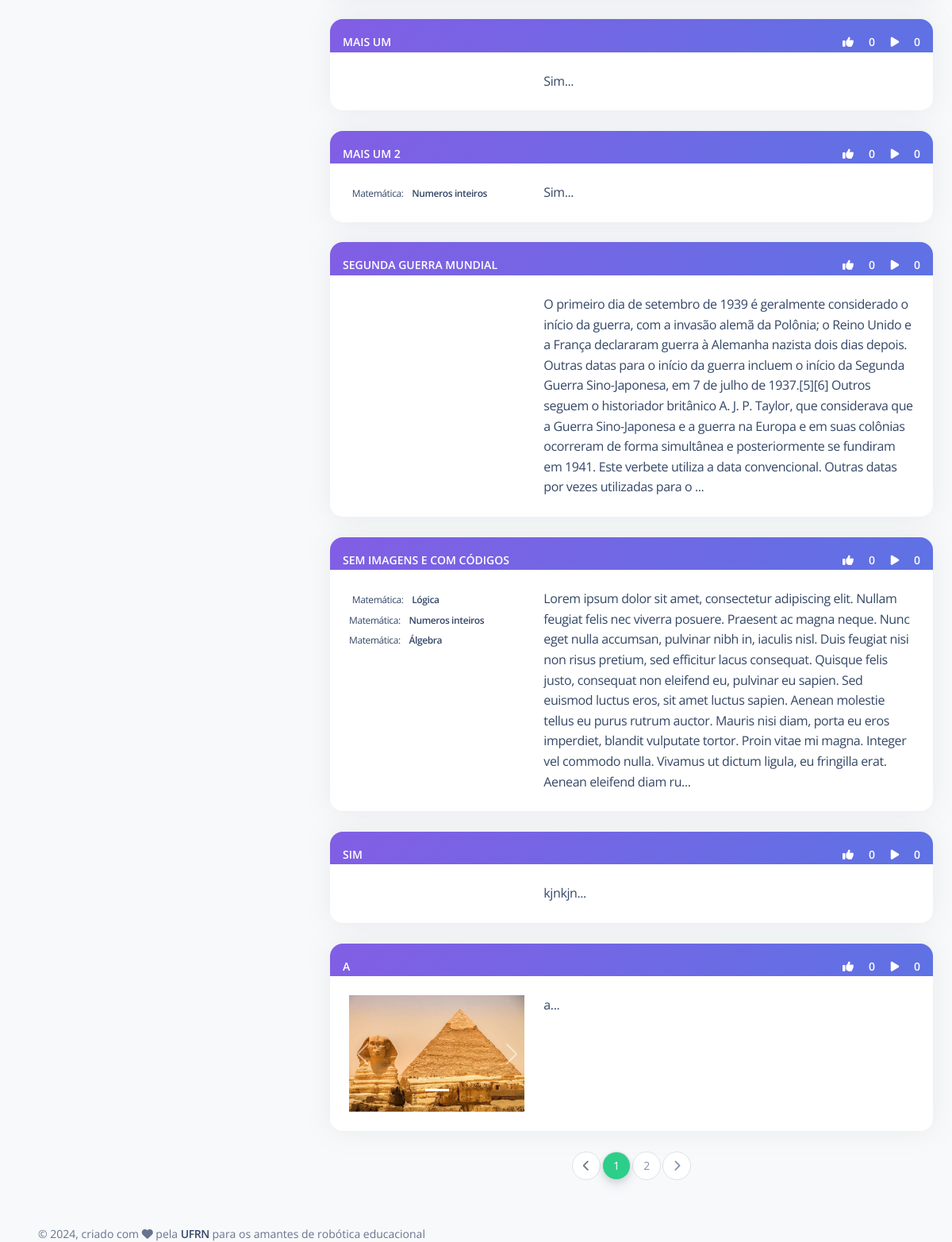
/usuario/planos_aula/5 (signed in, lower part), run on an earlier commit of the app's database.
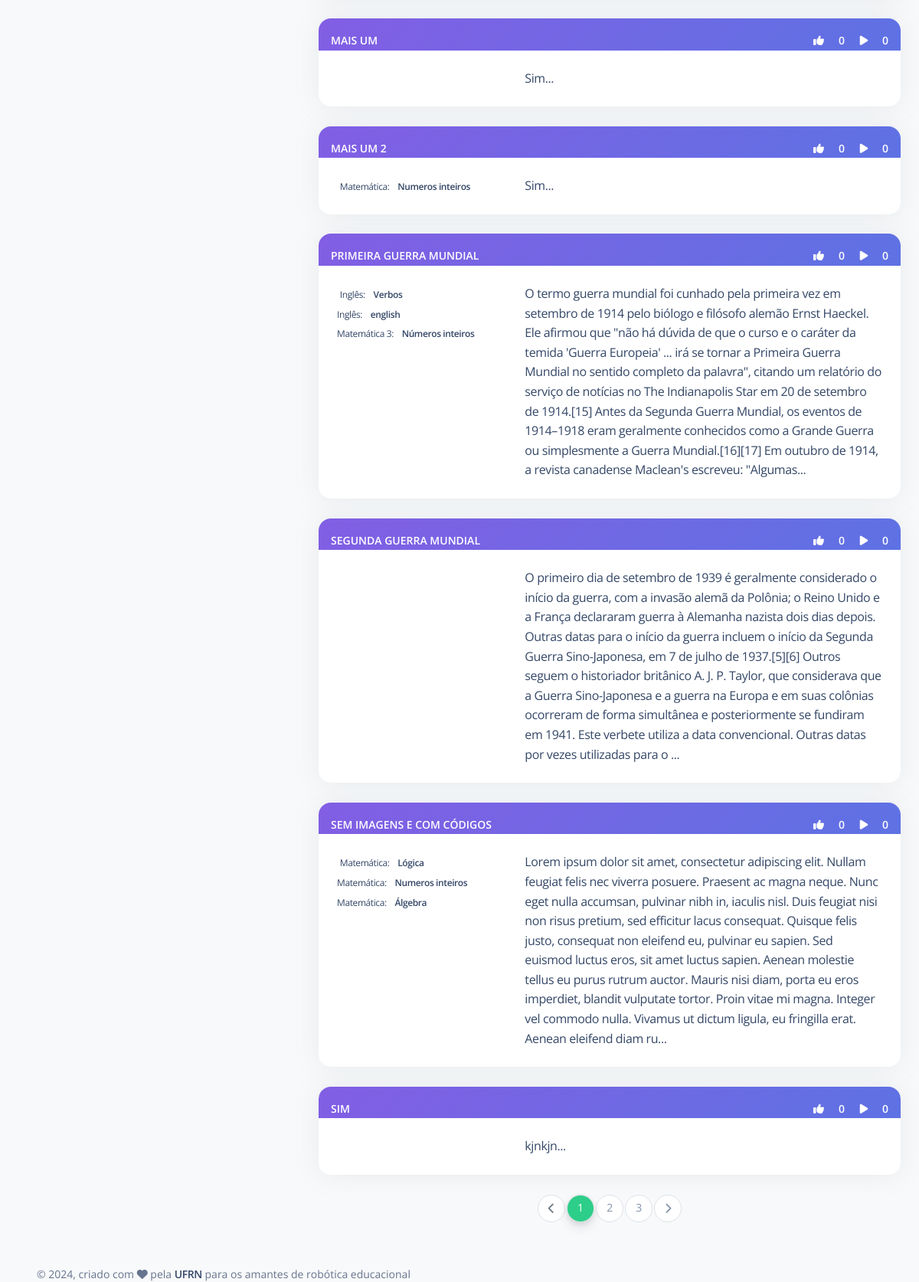
And on a later commit of the database.
### PlanoAula/models.py (models this page shows, shortened)
class PlanoAula(models.Model):
    criador = models.ForeignKey(Usuario, on_delete=models.RESTRICT,null=True, verbose_name="Responsável")
    data_criacao = models.DateTimeField(default=timezone.now, verbose_name="Data de criação")
    titulo = models.CharField(max_length=200, verbose_name="Título")
    contextualizacao = models.TextField(verbose_name="Contextualização")
    descricao_atividade = models.TextField(verbose_name="Descrição da atividade")
    avaliacao = models.TextField(verbose_name="Critérios de avaliação", blank=True, null=True)
    conteudos = models.ManyToManyField(Conteudo, related_name="planos_de_aula", verbose_name="Conteúdos")
    robo_equipamento = models.CharField(max_length=200, blank=True, null=True, verbose_name="Equipamento")
    robo_descricao = models.TextField(blank=True, null=True, verbose_name="Descrição do robô")
    robo_link = models.TextField(verbose_name="Links", blank=True, null=True)
    prog_linguagem = models.CharField(max_length=200, blank=True, null=True, verbose_name="Linguagem de programação")
    prog_descricao = models.TextField(blank=True, null=True, verbose_name="Descrição da programação")
    prog_link = models.TextField(verbose_name="Links", blank=True, null=True)
    prog_codigos = models.FileField(upload_to=diretorio_plano_aula, blank=True, null=True, verbose_name="Códigos")
    robo_pdf = models.FileField(upload_to=diretorio_plano_aula, blank=True, null=True, verbose_name="Manual de montagem do robô")
    class Meta:
        ordering = ['titulo']
        verbose_name = "Plano de aula"
        verbose_name_plural = "Planos de aula"

### Disciplina/models.py (models this page shows)
class Conteudo(models.Model):
    nome = models.CharField(max_length=200, verbose_name="Nome")
    disciplina = models.ForeignKey(Disciplina, on_delete=models.RESTRICT, related_name="conteudos", verbose_name="Disciplina")
    status = models.CharField(max_length=7, choices=STATUS, default='Ativo')
    def __str__(self):
        return self.nome
    class Meta:
        ordering = ['disciplina', 'nome']
        verbose_name = "Conteúdo"
        verbose_name_plural = "Conteúdos"

class Disciplina(models.Model):
    nome = models.CharField(max_length=200, verbose_name="Nome")
    status = models.CharField(max_length=7, choices=STATUS, default='Ativo')
    def __str__(self):
        return self.nome
    class Meta:
        ordering = ['nome']
        verbose_name = "Disciplina"
        verbose_name_plural = "Disciplinas"

### Usuario/views.py (the view)
# urls.py: path('planos_aula/<int:pk>', views.ler_informacoes_plano_aula, name="informacoes_plano_aula"),
@login_required
def ler_informacoes_plano_aula(request, pk):
    usuario = Usuario.objects.get(pk=pk)
    planos_aula_filtrado = filter_plano_aula.PlanoAulaFiltro(request.GET, queryset=PlanoAula.objects.filter(criador=usuario))
    lista_planos_aula = planos_aula_filtrado.qs
    form_filtro_plano_aula = planos_aula_filtrado.form
    paginator_plano_aula = Paginator(lista_planos_aula, 10)
    page_number_plano_aula = request.GET.get("page")
    try:
        page_obj_plano_aula = paginator_plano_aula.page(page_number_plano_aula)
    except PageNotAnInteger:
        page_obj_plano_aula = paginator_plano_aula.page(1)
    except EmptyPage:
        page_obj_plano_aula = paginator_plano_aula.page(paginator_plano_aula.num_pages)
    informacoes = {
        'usuario': usuario,
        'form_filtro_plano_aula': form_filtro_plano_aula,
        'page_obj_plano_aula': page_obj_plano_aula,
    }
    return render(request, "Usuario/informacoes_plano_aula.html", informacoes)

### PlanoAula/templatetags/attribute_tags.py (called while the page is built)
@register.filter
def encontrar_usuario_lista(qs, usuario):
    lista = list(qs.values_list('usuario', flat=True))
    if usuario in lista:
        return True
    else:
        return False

@register.filter
def plano_aula_midias_foto(qs):
    fotos_robo = FotoRobo.objects.filter(plano_aula=qs)
    fotos_execucao = FotoExecucao.objects.filter(plano_aula=qs)
    resultado = []
    for foto in fotos_robo:
        resultado.append(foto.robo_foto.url)
    for foto in fotos_execucao:
        resultado.append(foto.execucao_foto.url)
    return resultado

### PlanoAula/templatetags/pagination_tags.py (called while the page is built)
@register.simple_tag
def url_replace (request, field, value):
    dict_ = request.GET.copy()
    dict_[field] = value
    return dict_.urlencode()

### Usuario/models.py (called while the page is built)
    def __str__(self):
        return self.first_name + " " + self.last_name

### templates/Usuario/informacoes_plano_aula.html (shortened to what this page needs)
{% extends "Base/base.html" %}
{% load pagination_tags %}
{% load attribute_tags %}
{% load widget_tweaks %}
{% load static %}
{% block conteudo %}
<br>
<br>
<div id="div_plano_aula" class="row">
    <div class="col-md-4 col-lg-4">
    </div>
    <div id="main_div" class="col-md-8 col-lg-8">
        {% for aula in page_obj_plano_aula %}
                <div class="card" id="card_plano_aula_{{aula.id}}">
                    <div class="card-header bg-gradient-primary pb-0 p-3">
                        <span class="text-sm mb-0 text-uppercase text-white font-weight-bold">{{aula.titulo}}</span>
                        <div class="float-end">
                            <span class="text-sm mb-0 text-uppercase text-white font-weight-bold">
                                {% if aula.likes.all|encontrar_usuario_lista:user.id %}
                                    <a onclick="marcar_favorito({{aula.id}}, {{user.id}}, '{{tipo}}')">
                                        <i class="fas fa-thumbs-up px-3" id="icon_thumbs_up_{{aula.id}}"
                                        style="color: var(--bs-success);
                                                -webkit-text-stroke: 1px white;"></i>
                                    </a>
                                {% else %}
                                    <a onclick="marcar_favorito({{aula.id}}, {{user.id}}, '{{tipo}}')">
                                        <i class="fas fa-thumbs-up px-3" id="icon_thumbs_up_{{aula.id}}"
                                        style="color: white;"></i>
                                    </a>
                                {% endif %}
                                <span class="text-sm mb-0 text-uppercase text-white font-weight-bold" id="contador_thumbs_up_{{aula.id}}">{{ aula.likes.count }}</span>
                            </span>
                            <span class="text-sm mb-0 text-uppercase text-white font-weight-bold">
                                {% if aula.execucoes.all|encontrar_usuario_lista:user.id %}
                                    <a onclick="marcar_executado({{aula.id}}, {{user.id}}, '{{tipo}}')">
                                        <i class="fas fa-play px-3" id="icon_play_{{aula.id}}"
                                        style="color: var(--bs-success);
                                                -webkit-text-stroke: 1px white;"></i>
                                    </a>
                                {% else %}
                                    <a onclick="marcar_executado({{aula.id}}, {{user.id}}, '{{tipo}}')">
                                        <i class="fas fa-play px-3" id="icon_play_{{aula.id}}"
                                        style="color: white;"></i>
                                    </a>
                                {% endif %}
                                <span class="text-sm mb-0 text-uppercase text-white font-weight-bold" id="contador_play_{{aula.id}}">{{ aula.execucoes.count }}</span>
                            </span>
                        </div>
                    </div>
                    <a href="{% url 'plano_aula:detalhes' pk=aula.pk %}">
                        <div class="card-body row">
                            <div class="col-4">
                                {% if aula|plano_aula_midias_foto %}
                                    <div id="midias_robo_{{aula.pk}}" class="carousel slide" data-bs-interval="false">
                                        <div class="carousel-indicators">
                                            {% for foto in aula|plano_aula_midias_foto %}
                                                {% if forloop.counter == 1 %}
                                                    <button type="button" data-bs-target="#midias_robo_{{aula.pk}}" data-bs-slide-to="{{forloop.counter0}}" class="active" aria-current="true" aria-label="Slide {{forloop.counter}}"></button>
                                                {% else %}
                                                    <button type="button" data-bs-target="#midias_robo_{{aula.pk}}" data-bs-slide-to="{{forloop.counter0}}" aria-label="Slide {{forloop.counter}}"></button>
                                                {% endif %}
                                            {% endfor %}
                                        </div>
                                        <div class="carousel-inner">
                                            {% for foto in aula|plano_aula_midias_foto %}
                                                {% if forloop.counter == 1 %}
                                                    <div class="carousel-item active">
                                                {% else %}
                                                    <div class="carousel-item ">
                                                {% endif %}
                                                        <img class="d-block w-100" src="{{foto}}">
                                                    </div>
                                            {% endfor %}
                                        </div>
                                        <button class="carousel-control-prev" type="button" data-bs-target="#midias_robo_{{aula.pk}}" data-bs-slide="prev">
                                            <span class="carousel-control-prev-icon" aria-hidden="true"></span>
                                        </button>
                                        <button class="carousel-control-next" type="button" data-bs-target="#midias_robo_{{aula.pk}}" data-bs-slide="next">
                                            <span class="carousel-control-next-icon" aria-hidden="true"></span>
                                        </button>
                                    </div>
                                {% else %}
                                    <img src="{% static 'assets/img/carousel-2.jpg' %}" alt="" class="img-fluid">
                                {% endif %}
                                {% for conteudo in aula.conteudos.all %}
                                    <span class="mb-2 text-xs">{{conteudo.disciplina}}:
                                        <span class="text-dark font-weight-bold ms-sm-2">{{conteudo.nome}}</span>
                                    </span>
                                    <br>
                                {% endfor %}
                            </div>
                            <div class="col-8">
                                <div class="overflow-auto">
                                    {{ aula.descricao_atividade|slice:":600" }}...
                                </div>
                            </div>
                        </div>
                    </a>
                </div>
            <br>
        {% endfor %}
        <nav class="justify-content-center d-flex pagination">
            <ul class="pagination">
                {% if page_obj_plano_aula.has_previous %}
                    <li class="page-item">
                        <a href="?{% url_replace request 'page' page_obj_plano_aula.previous_page_number %}" class="page-link" aria-label="Previous">
                            <i class="fas fa-chevron-left"></i>
                        </a>
                    </li>
                {% else %}
                    <li class="page-item disabled">
                        <a href="" class="page-link" aria-label="Previous">
                            <i class="fas fa-chevron-left"></i>
                        </a>
                    </li>
                {% endif %}
                {% for i in page_obj_plano_aula.paginator.page_range %}
                    {% if page_obj_plano_aula.number == i %}
                        <li class="active page-item">
                            <span class="page-link">{{ i }} <span class="sr-only">(current)</span></span>
                        </li>
                    {% elif i > page_obj_plano_aula.number|add:'-3' and i < page_obj_plano_aula.number|add:'3' %}
                        <li class="page-item">
                            <a href="?{% url_replace request 'page' i %}" class="page-link">{{ i }}</a>
                        </li>
                    {% endif %}
                {% endfor %}
                {% if page_obj_plano_aula.has_next %}
                    <li class="page-item">
                        <a href="?{% url_replace request 'page' page_obj_plano_aula.next_page_number %}" class="page-link" aria-label="Next">
                            <i class="fas fa-chevron-right"></i>
                        </a>
                    </li>
                {% else %}
                    <li class="page-item disabled">
                        <a href="" class="page-link" aria-label="Next">
                            <i class="fas fa-chevron-right"></i>
                        </a>
                    </li>
                {% endif %}
            </ul>
        </nav>
    </div>
</div>
<br/>
{% endblock %}

### templates/Base/base.html (shortened to what this page needs)
<!DOCTYPE html>
<html lang="pt-br">
  {% load static %}
<head>
    {% include "Base/cabecalho.html" %}
</head>
<body class="g-sidenav-show bg-gray-100">
  <main class="main-content position-relative border-radius-lg ">
    <div class="container-fluid">
        {% block conteudo %}
        {% endblock %}
        {% include "Base/rodape.html" %}
    </div>
  </main>
  {% include "Base/scripts.html" %}
</body>
</html>

### templates/Base/cabecalho.html (shortened to what this page needs)
{% load static %}
<link href="{% static 'assets/css/nucleo-icons.css' %}" rel="stylesheet" />
<link href="{% static 'assets/css/nucleo-svg.css' %}" rel="stylesheet" />
<link rel="stylesheet" href="https://cdn.jsdelivr.net/npm/@fortawesome/fontawesome-free@5.15.4/css/fontawesome.min.css">
<link href="{% static 'assets/css/nucleo-svg.css' %}" rel="stylesheet" />
<link id="pagestyle" href="{% static 'assets/css/argon-dashboard.css' %}" rel="stylesheet" />

### templates/Base/navbar-horizontal.html (shortened to what this page needs)
{% load static %}

### templates/Base/rodape.html (shortened to what this page needs)
<footer class="footer pt-3  ">
    <div class="container-fluid">
      <div class="row align-items-center justify-content-lg-between">
        <div class="col-lg-6 mb-lg-0 mb-4">
          <div class="copyright text-center text-sm text-muted text-lg-start">
            © ,
            criado com <i class="fa fa-heart"></i> pela
            <a href="https://www.ufrn.br" class="font-weight-bold" target="_blank">UFRN</a>
            para os amantes de robótica educacional
          </div>
        </div>
      </div>
    </div>
  </footer>

### templates/Base/scripts.html (shortened to what this page needs)
{% load static %}
<link rel="stylesheet" type="text/css" href="http://cdn.datatables.net/1.11.5/css/jquery.dataTables.min.css">

What changed in the data, as far as the page shows it:
no longer on this page (row unchanged): PlanoAula: titulo "A", likes.count "0", execucoes.count "0", descricao_atividade "a"
added PlanoAula: titulo "PRIMEIRA GUERRA MUNDIAL", likes.count "0", execucoes.count "0", descricao_atividade "O termo guerra mundial foi cunhado pela primeira vez em setembro de 1914 pelo biólogo e filósofo alemão Ernst Haeckel. Ele afirmou que \"não há dúvida de que o curso e o caráter da temida 'Guerra Europeia' ... irá se tornar a Primeira Guerra Mundial no sentido completo da palavra\", citando um relatório do serviço de notícias no The Indianapolis Star em 20 de setembro de 1914.[15] Antes da Segunda Guerra Mundial, os eventos de 1914–1918 eram geralmente conhecidos como a Grande Guerra ou simplesmente a Guerra Mundial.[16][17] Em outubro de 1914, a revista canadense Maclean's escreveu: \"Algumas"
now on this page (row unchanged): Conteudo: disciplina "Inglês", nome "Verbos", shown under "PRIMEIRA GUERRA MUNDIAL"
now on this page (row unchanged): Conteudo: disciplina "Inglês", nome "english", shown under "PRIMEIRA GUERRA MUNDIAL"
now on this page (row unchanged): Conteudo: disciplina "Matemática 3", nome "Números inteiros", shown under "PRIMEIRA GUERRA MUNDIAL"
Also different on the page:
new list line: "3"
